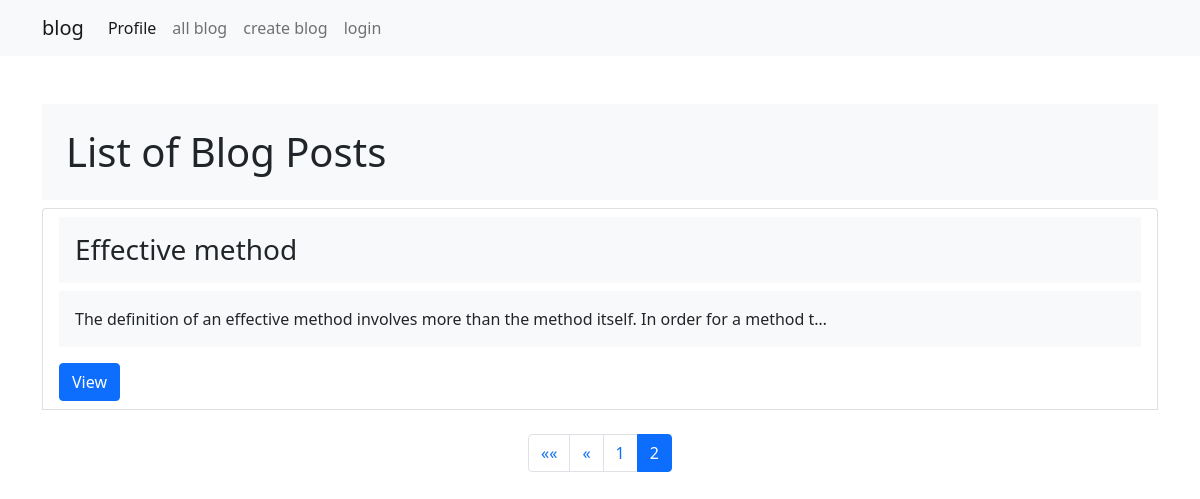
/alllist/?page=2, run on the app's committed database.
### blog/models.py (models this page shows)
class Post(models.Model):
    user=models.ForeignKey(User,on_delete=models.CASCADE)
    title=models.CharField(max_length=70)
    content = models.TextField()
    date=models.DateTimeField(auto_now_add=True)

### blog/views.py (the view)
# urls.py: path('alllist/', alllist,name='alllist'),
def alllist(request):
    obj = Post.objects.all()
    paginator = Paginator(obj, 3)  # Show 5 items per page (you can adjust this number)
    page_number = request.GET.get('page')
    items = paginator.get_page(page_number)
    context = {
        'items': items,
    }
    return render(request, 'list.html', context)

### templates/list.html (shortened to what this page needs)
{% extends "base.html" %}
{% block boddy %}
{% include "nav.html" %}
<div class="container mt-5">
    <h1 class="bg-light p-4">List of Blog Posts</h1>
    <ul class="list-group">
        {% for post in items %}
            <li class="list-group-item">
                <h3 class="bg-light p-3">{{ post.title |capfirst }}</h3>
                <p class="bg-light p-3">{{ post.content |capfirst |truncatechars:100}}</p>
                <a class="btn btn-primary" href="/viewbyid/{{ post.id }}" role="button">View</a>
            </li>
            <br>
        {% empty %}
            <li class="list-group-item">No blog posts available.</li>
        {% endfor %}
    </ul>
    <nav aria-label="Page navigation">
        <ul class="pagination justify-content-center">
            {% if items.has_previous %}
                <li class="page-item">
                    <a class="page-link" href="?page=1" aria-label="First">
                        <span aria-hidden="true">&laquo;&laquo;</span>
                    </a>
                </li>
                <li class="page-item">
                    <a class="page-link" href="?page={{ items.previous_page_number }}" aria-label="Previous">
                        <span aria-hidden="true">&laquo;</span>
                    </a>
                </li>
            {% endif %}
            {% for i in items.paginator.page_range %}
                <li class="page-item{% if i == items.number %} active{% endif %}">
                    <a class="page-link" href="?page={{ i }}">{{ i }}</a>
                </li>
            {% endfor %}
        </ul>
    </nav>
</div>
{% endblock boddy %}

### data on the page
Post: title "Effective method", content "The definition of an effective method involves more than the method itself. In order for a method t…"

### other printed values
{{ i }} "1" "2"
